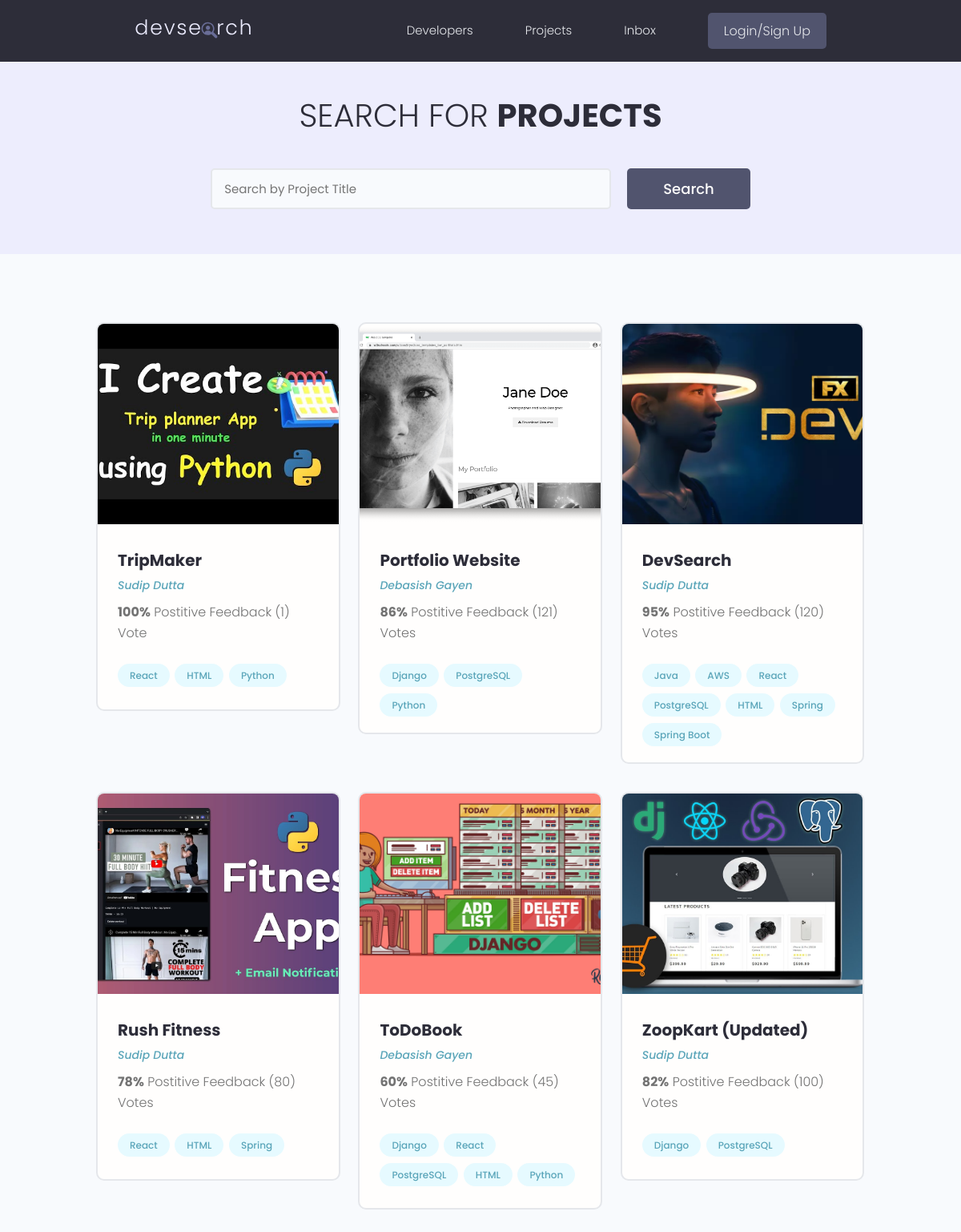
The page /projects/ on the database as committed earlier.
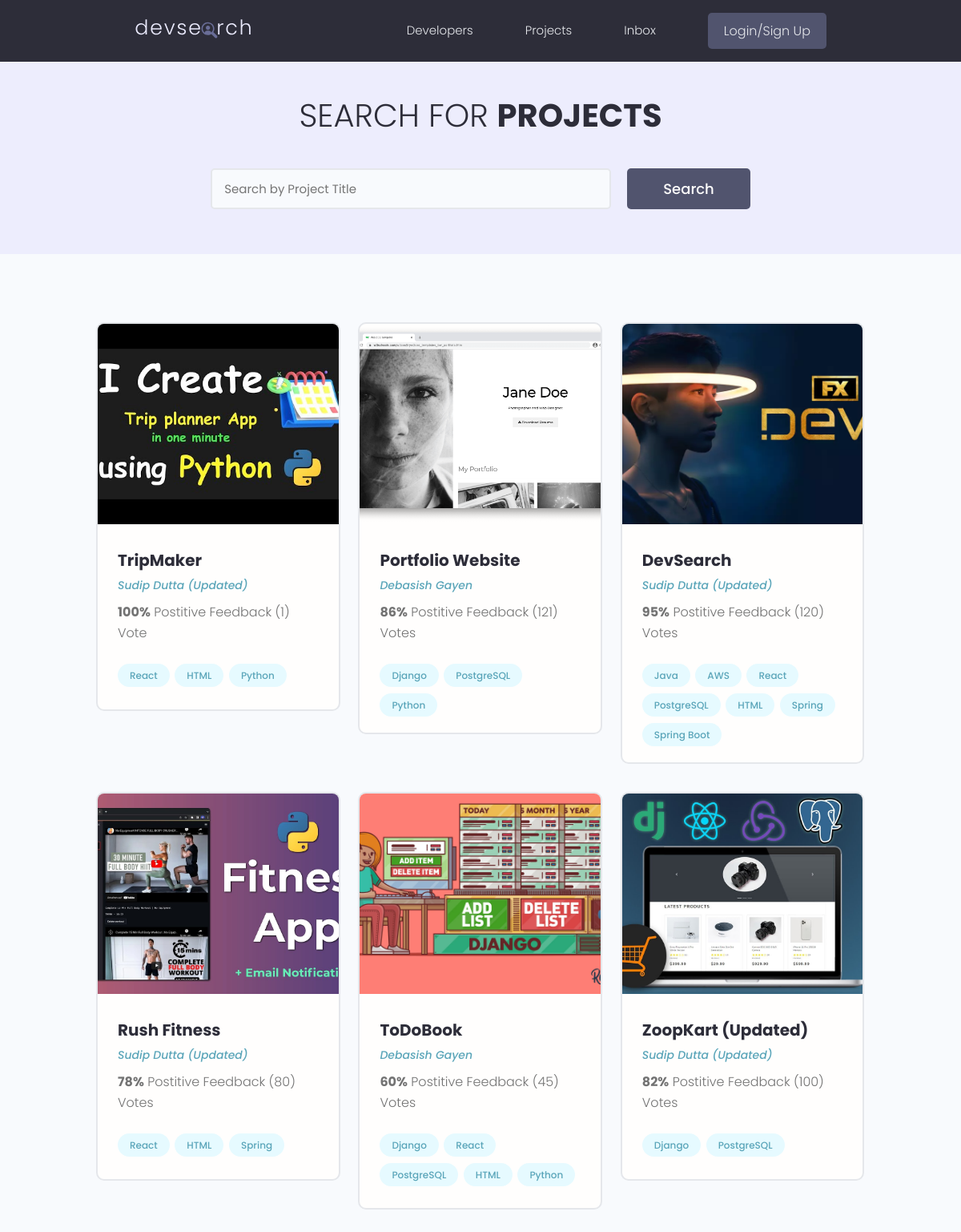
The same page on the database as committed later.
### projects/models.py (models this page shows, shortened)
class Project(models.Model):
    owner = models.ForeignKey(Profile , null=True , blank=True , on_delete=models.SET_NULL)
    id = models.UUIDField(default=uuid.uuid4,unique=True,primary_key=True)
    title = models.CharField(max_length=200)
    description = models.TextField (null=True , blank=True)
    featured_image = models.ImageField(null=True , blank=True , default="default.jpg")
    demo_link = models.CharField(max_length=2000, null=True , blank=True )
    source_link = models.CharField(max_length=200 , null=True , blank=True)
    tags = models.ManyToManyField('Tag' , blank=True)
    vote_total = models.IntegerField(default=0 , blank=True , null=True)
    vote_ratio = models.IntegerField(default=0 , blank=True , null=True)
    created = models.DateTimeField(auto_now_add=True)

### users/models.py (models this page shows, shortened)
class Profile(models.Model):
    user = models.OneToOneField(User , on_delete=models.CASCADE , null=True , blank=True)
    name = models.CharField(max_length=200 , blank=True ,null=True)
    username = models.CharField(max_length=200 , blank=True ,null=True)
    email = models.EmailField(max_length=500 , blank=True ,null=True)
    location = models.CharField(max_length=200 , blank=True ,null=True)
    short_intro = models.CharField(max_length=200 , blank=True ,null=True)
    bio = models.TextField(blank=True ,null=True)
    profile_image = models.ImageField(null=True, blank=True, upload_to='profiles/', default="profiles/user-default_YS9Vr6e.png")
    social_github = models.CharField(max_length=200 , blank=True ,null=True)
    social_twitter = models.CharField(max_length=200 , blank=True ,null=True)
    social_linkdin = models.CharField(max_length=200 , blank=True ,null=True)
    social_youtube = models.CharField(max_length=200 , blank=True ,null=True)
    social_instagram = models.CharField(max_length=200 , blank=True ,null=True)
    social_website = models.CharField(max_length=200 , blank=True ,null=True)
    created = models.DateTimeField(auto_now_add=True)
    id = models.UUIDField(default=uuid.uuid4, unique=True, primary_key=True, editable=False)

### projects/views.py (the view)
# urls.py: path('projects/', include('projects.urls')),
def projects(request):
    search_query = ''
    if request.GET.get('search_query'):
        search_query = request.GET.get('search_query')
    tags = Tag.objects.filter(name__icontains=search_query)
    projects = Project.objects.distinct().filter(
        Q(title__icontains=search_query) |
        Q(description__icontains=search_query) |
        Q(owner__name__icontains=search_query) |
        Q(tags__in=tags)
    )
    context = {
        'projects': projects,
        'search_query' : search_query
    }
    return render(request , 'projects/projects.html' , context)

### projects/models.py (called while the page is built)
    def __str__(self):
        return self.name

### projects/templates/projects/projects.html (shortened to what this page needs)
{% extends 'main.html' %} {% block content%}
<body>
  <main class="projects">
    <section class="hero-section text-center">
      <div class="container container--narrow">
        <div class="hero-section__box">
          <h2>Search for <span>Projects</span></h2>
        </div>
        <div class="hero-section__search">
          <form class="form" action="{% url 'projects' %}" method="get">
            <div class="form__field">
              <input
              class="input input--text"
              id="formInput#search"
              type="text"
              name="search_query"
              placeholder="Search by Project Title"
              value="{{ search_query }}"
              />
            </div>
            <input class="btn btn--sub btn--lg" type="submit" value="Search" />
          </form>
        </div>
      </div>
    </section>
    <section class="projectsList">
      <div class="container">
        <div class="grid grid--three">
          {% for project in projects %}
          <div class="column">
            <div class="card project">
              <a href="{% url 'project' project.id %}" class="project">
                <img class="project__thumbnail" src="{{ project.featured_image.url }}" alt="project thumbnail" />
                <div class="card__body">
                  <h3 class="project__title">{{project.title}}</h3>
                  <p>
                    {% if project.owner %}
                    <a class="project__author" href="{% url 'user-profile' project.owner.id %}">
                      {{ project.owner.name }}
                    </a>
                    {% else %}
                    <span class="project__author">Anonymous</span>
                    {% endif %}
                  </p>
                  <p class="project--rating">
                    <span style="font-weight: bold">{{project.vote_ratio}}%</span> Postitive Feedback
                    ({{project.vote_total}}) Vote{{project.vote_total | pluralize:"s"}}
                  </p>
                  <div class="project__tags">
                    {% for tag in project.tags.all%}
                    <span class="tag tag--pill tag--main">
                      <small>{{tag}}</small>
                    </span>
                    {% endfor %}
                  </div>
                </div>
              </a>
            </div>
          </div>
          {% endfor %}
        </div>
      </div>
    </section>
  </main>
  {% endblock content%}

Rows that differ between the two databases and show on the page:
changed through a linked row, Project "TripMaker": owner.name "Sudip Dutta" → "Sudip Dutta (Updated)"
changed through a linked row, Project "DevSearch": owner.name "Sudip Dutta" → "Sudip Dutta (Updated)"
changed through a linked row, Project "Rush Fitness": owner.name "Sudip Dutta" → "Sudip Dutta (Updated)"
changed through a linked row, Project "ZoopKart (Updated)": owner.name "Sudip Dutta" → "Sudip Dutta (Updated)"
